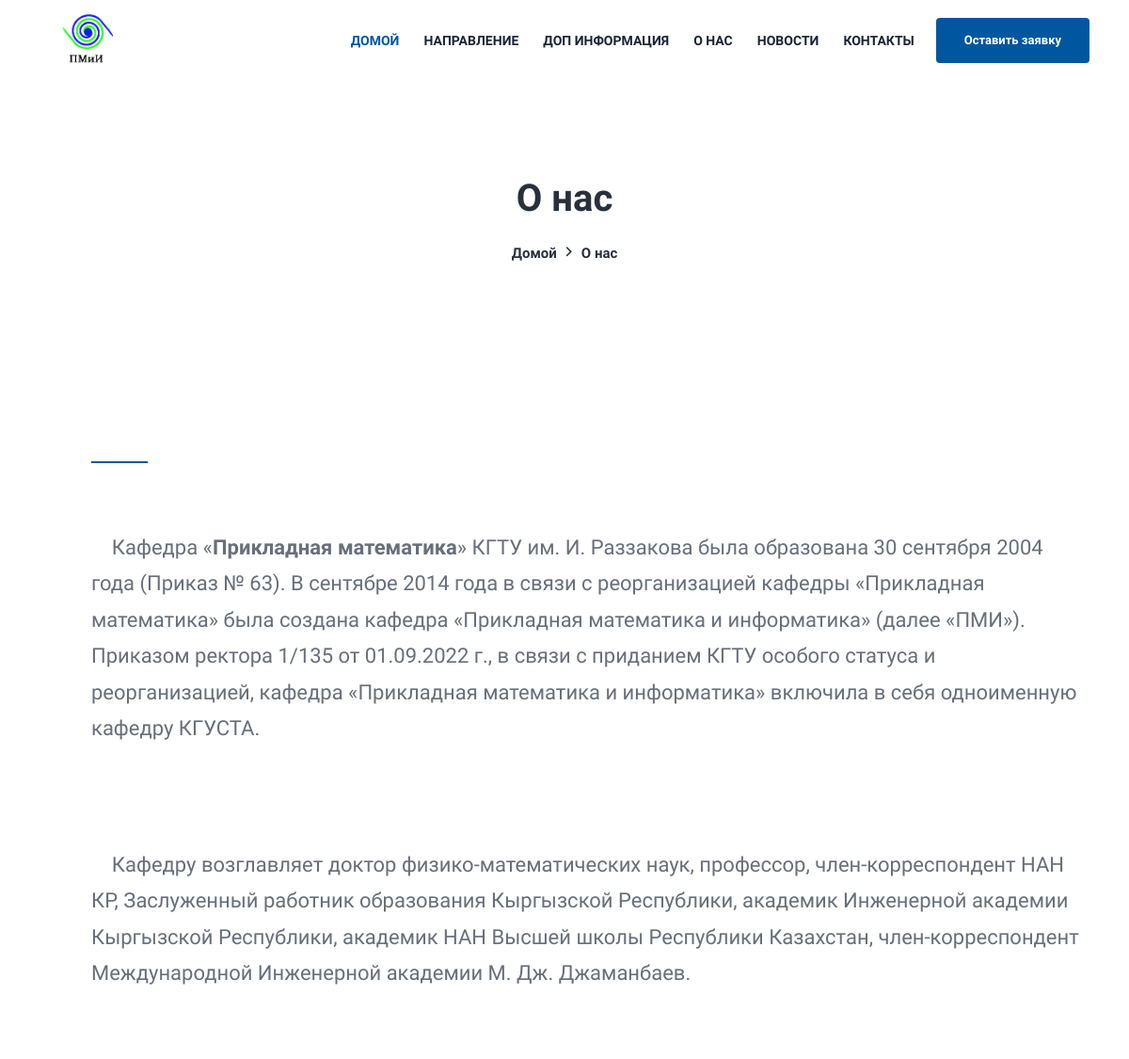
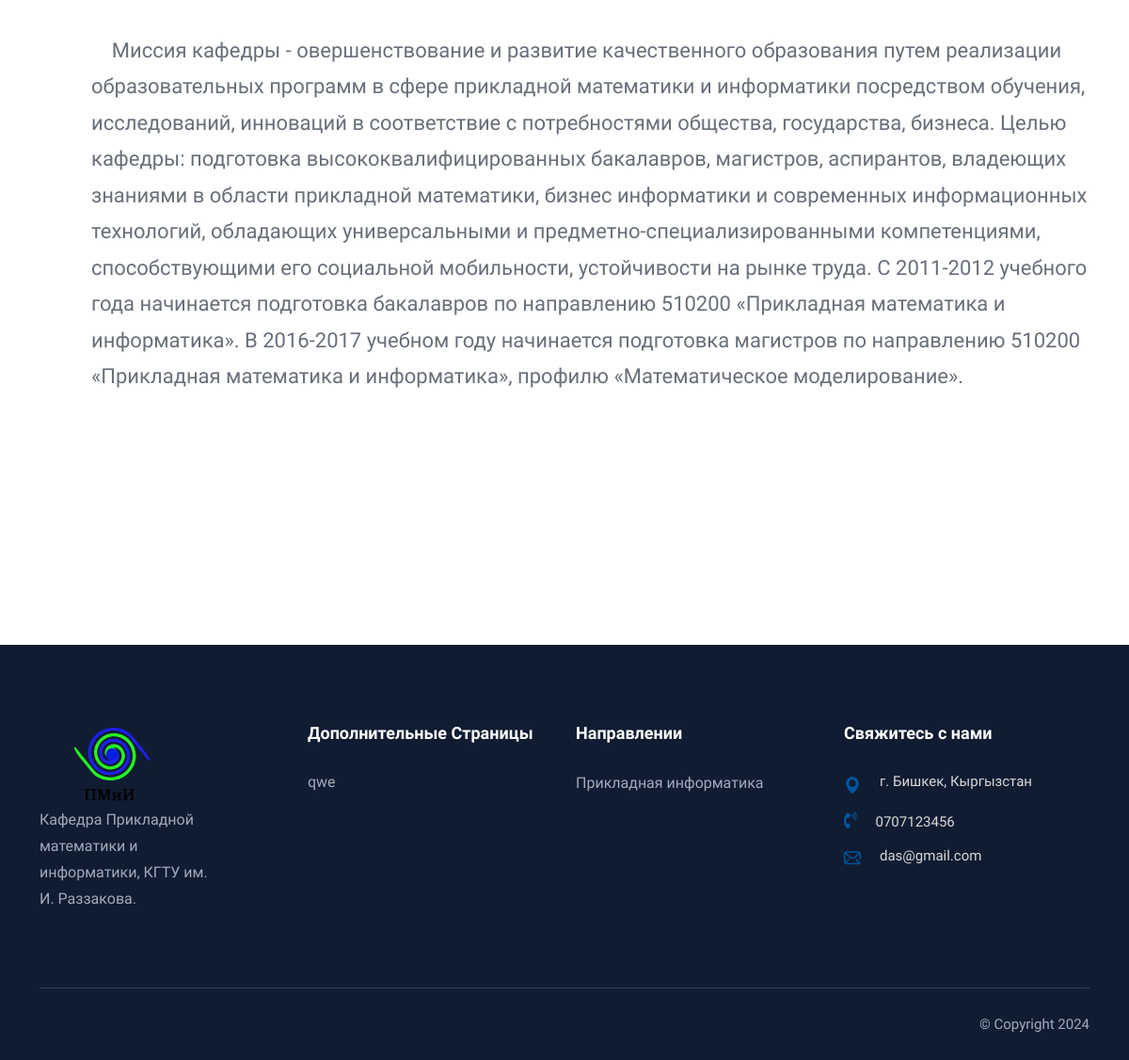
The app's page /about_us/ with its own data (2 pictures, top to bottom).
### mysite/models.py (models this page shows, shortened)
class SiteContent(models.Model):
    original_text = models.TextField(verbose_name="Оригинальный текст",
                                     help_text="Оригинальный текст, который отображается на сайте.",
                                     max_length=20000
                                     )
    current_text = models.TextField(
        verbose_name="Текущий текст",
        help_text="Измененный или текущий текст, который отображается на сайте.",
        max_length=20000
    )
    class Meta:
        verbose_name = "Контент сайта"
        verbose_name_plural = "Контент сайта"

class SingletonModel(models.Model):
    class Meta:
        abstract = True

class SiteSetting(SingletonModel):
    dictors = models.ManyToManyField(Teacher, blank=True, verbose_name='Директорат')
    contacts = models.TextField(blank=True, verbose_name='Контакт')
    emails = models.TextField(blank=True, verbose_name='Почта')
    description = RichTextField(blank=True, null=True, verbose_name='О нас')
    address = models.CharField(max_length=123, verbose_name="Адрес")
    address_map = models.TextField( verbose_name="Адрес на карте", default='''
    <a class="dg-widget-link" href="http://2gis.kg/bishkek/firm/70000001021088130/center/74.587426,42.845011/zoom/16?utm_medium=widget-source&utm_campaign=firmsonmap&utm_source=bigMap">Посмотреть на карте Бишкека</a><div class="dg-widget-link"><a href="http://2gis.kg/bishkek/firm/70000001021088130/photos/70000001021088130/center/74.587426,42.845011/zoom/17?utm_medium=widget-source&utm_campaign=firmsonmap&utm_source=photos">Фотографии компании</a></div><div class="dg-widget-link"><a href="http://2gis.kg/bishkek/center/74.587426,42.845011/zoom/16/routeTab/rsType/bus/to/74.587426,42.845011╎Кыргызский Государственный Технический Университет им. И. Раззакова, ректорат?utm_medium=widget-source&utm_campaign=firmsonmap&utm_source=route">Найти проезд до Кыргызский Государственный Технический Университет им. И. Раззакова, ректорат</a></div><script charset="utf-8" src="https://widgets.2gis.com/js/DGWidgetLoader.js"></script><script charset="utf-8">new DGWidgetLoader({"width":640,"height":600,"borderColor":"#a3a3a3","pos":{"lat":42.845011,"lon":74.587426,"zoom":16},"opt":{"city":"bishkek"},"org":[{"id":"70000001021088130"}]});</script><noscript style="color:#c00;font-size:16px;font-weight:bold;">Виджет карты использует JavaScript. Включите его в настройках вашего браузера.</noscript>
    ''')
    class Meta:
        verbose_name = 'Настройка сайта'
        verbose_name_plural = 'Настройки сайта'

class Page(models.Model):
    title = models.CharField(max_length=123, verbose_name='Название')
    content = RichTextField(verbose_name='Содержимое')
    created_at = models.DateTimeField(auto_now_add=True)
    class Meta:
        verbose_name = 'Страница'
        verbose_name_plural = 'Страницы'

class Cafedra(models.Model):
    title = models.CharField(max_length=123, verbose_name='Название')
    description = RichTextField(blank=True, null=True, verbose_name='Описание')
    teachers = models.ManyToManyField(Teacher, blank=True, verbose_name='Преподаватели')
    created_at = models.DateTimeField(auto_now_add=True)
    image = models.ImageField(upload_to='images/cafedras/', verbose_name='Изображение')
    class Meta:
        verbose_name = 'Направления'
        verbose_name_plural = 'Направлении'
        ordering = ['title']

### mysite/views.py (the view)
# urls.py: path('about_us/', AboutUsView.as_view(), name='about_us'),
class AboutUsView(generic.TemplateView):
    template_name = 'about-us.html'
    def get_context_data(self, **kwargs):
        context = super().get_context_data(**kwargs)
        context['categories'] = Category.objects.all()
        context['cafedras'] = Cafedra.objects.all()[:10]
        context['site'] = SiteSetting.objects.all().first()
        context['pages'] = Page.objects.all()
        return context

### mysite/templatetags/custom_filters.py (called while the page is built)
@register.simple_tag
def get_or_create_content(original_text):
    content, created = SiteContent.objects.get_or_create(original_text=original_text)
    if created:
        content.current_text = original_text
        content.save()
    return content.current_text

### mysite/templates/about-us.html (shortened to what this page needs)
{% extends 'base.html' %}
{% load static %}
{% load static %}
{% block content %}
        <div class="section page-banner-section">
            <div class="container">
                <div class="page-banner-wrapper">
                    <div class="row">
                        <div class="col-lg-12">
                            <div class="page-banner text-center">
                                <h2 class="title">О нас</h2>
                                <ul class="breadcrumb justify-content-center">
                                    <li class="breadcrumb-item"><a href="/">Домой</a></li>
                                    <li class="breadcrumb-item active" aria-current="page">О нас</li>
                                </ul>
                            </div>
                        </div>
                    </div>
                </div>
            </div>
        </div>
        <div class="section report-career-2-section section-padding-02">
            <div class="container">
                <div class="report-career-2-wrapper">
                    <div class="row">
                        <div class=" d-lg-flex align-items-center">
                            <div class="report-career-content report-career-2-content">
                                <p>{{ site.description|safe }}</p>
                            </div>
                        </div>
                    </div>
                </div>
            </div>
        </div>
        <div class="section about-section section-padding">
        </div>
 {% endblock %}

### mysite/templates/base.html (shortened to what this page needs)
<!doctype html>
{% load static %}
{% load custom_filters %}
<html class="no-js" lang="en">
<head>
    <link rel="stylesheet" href="{% static 'assets/css/plugins/all.min.css' %}">
    <link rel="stylesheet" href="{% static 'assets/css/plugins/flaticon.css' %}">
    <link rel="stylesheet" href="{% static 'assets/css/plugins/bootstrap.min.css' %}">
    <link rel="stylesheet" href="{% static 'assets/css/plugins/swiper-bundle.min.css' %}">
    <link rel="stylesheet" href="{% static 'assets/css/plugins/magnific-popup.css' %}">
    <link rel="stylesheet" href="{% static 'assets/css/plugins/aos.css' %}">
    <link rel="stylesheet" href="{% static 'assets/css/style.css' %}">
</head>
<body>
    <div class="main-wrapper">
        <div id="header" class="header section">
            <div class="container">
                <div class="header-wrapper">
                    <div class="header-logo">
                        <a href="{% url 'home' %}"><img style="width: 100px;" src="{% static 'logo/logo.png' %}" alt=""></a>
                    </div>
                    <div class="header-right">
                        <div class="header-menu d-none d-lg-block">
                            <ul class="main-menu">
                                <li class="active-menu">
                                    <a href="{% url 'home' %}">{% get_or_create_content 'Домой' %}</a>
                                </li>
                                <li><a href="{% url 'cafedras' %}">{% get_or_create_content 'Направление' %}</a>
                                </li>
                                <li><a href="">{% get_or_create_content 'Доп Информация' %}</a>
                                </li>
                                <li><a href="{% url 'about_us' %}">{% get_or_create_content 'О нас' %}</a></li>
                                <li><a href="{% url 'news' %}">{% get_or_create_content 'Новости' %}</a>
                                </li>
                                <li><a href="{% url 'contact' %}">{% get_or_create_content 'Контакты' %}</a></li>
                            </ul>
                        </div>
                        <div class="header-meta">
                            <div class="header-login-join d-none d-lg-block">
                                <a class="btn join-btn" href="{% url 'contact' %}">{% get_or_create_content 'Оставить заявку' %}</a>
                            </div>
                        </div>
                    </div>
                </div>
            </div>
        </div>
        {% block content %}
        {% endblock %}
        <div class="footer-section section">
            <div class="container">
                <div class="footer-widget-wrapper">
                    <div class="row">
                        <div class="col-lg-3 col-sm-6">
                            <div class="footer-widget widget-about">
                                <a class="footer-logo" href="/"><img src="{% static 'logo/logo.png' %}" alt="Logo"></a>
                                <div class="widget-info">
                                    <p>{% get_or_create_content 'Кафедра Прикладной математики и информатики, КГТУ им. И. Раззакова.' %}</p>
                                </div>
                            </div>
                        </div>
                        <div class="col-lg-3 col-sm-6">
                            <div class="footer-widget">
                                <h4 class="footer-widget-title">Дополнительные Страницы</h4>
                                <div class="widget-link">
                                    <ul class="link">
                                        {% for i in pages %}
                                            <li><a href="{% url 'page_detail' i.pk %}">{{ i.title }}</a></li>
                                        {% endfor %}
                                    </ul>
                                </div>
                            </div>
                        </div>
                        <div class="col-lg-3 col-sm-6">
                            <div class="footer-widget">
                                <a href="{% url 'cafedras' %}"><h4 class="footer-widget-title">{% get_or_create_content 'Направлении' %}</h4></a>
                                <div class="widget-link">
                                    <ul class="link">
                                        {% for i in cafedras %}
                                        <li><a href="{% url 'cafedra_detail' i.pk %}">{{ i.title }}</a></li>
                                        {% endfor %}
                                    </ul>
                                </div>
                            </div>
                        </div>
                        <div class="col-lg-3 col-sm-6">
                            <div class="footer-widget">
                                <h4 class="footer-widget-title">{% get_or_create_content 'Свяжитесь с нами' %}</h4>
                                <ul class="widget-info">
                                    <li>
                                        <div class="media">
                                            <i class="flaticon-location-pin"></i>
                                            <div class="media-body">
                                                <span>{{ site.address }}</span>
                                            </div>
                                        </div>
                                    </li>
                                    <li>
                                        <div class="media">
                                            <i class="fas fa-phone-volume"></i>
                                            <div class="media-body">
                                                <a href="tel:{{ site.phone }}">{{ site.contacts }}</a>
                                            </div>
                                        </div>
                                    </li>
                                    <li>
                                        <div class="media">
                                            <i class="flaticon-email"></i>
                                            <div class="media-body">
                                                <a href="{{ site.email }}">{{ site.emails }}</a>
                                            </div>
                                        </div>
                                    </li>
                                </ul>
                            </div>
                        </div>
                    </div>
                </div>
                <div class="footer-copyright">
                    <div class="copyright-wrapper">
                        <div class="copyright-text">
                            <p>&copy; Copyright 2024 </p>
                        </div>
                    </div>
                </div>
            </div>
        </div>
    </div>
</body>
</html>

### records on screen
SiteContent: current_text "ДОМОЙ"
SiteContent: current_text "НАПРАВЛЕНИЕ"
SiteContent: current_text "ДОП ИНФОРМАЦИЯ"
SiteContent: current_text "О НАС"
SiteContent: current_text "НОВОСТИ"
SiteContent: current_text "КОНТАКТЫ"
SiteContent: current_text "Оставить заявку"
SiteSetting: description "Кафедра « Прикладная математика » КГТУ им. И. Раззакова была образована 30 сентября 2004 года (Приказ № 63). В сентябре 2014 года в связи с реорганизацией кафедры «Прикладная математика» была создана кафедра «Прикладная математика и информатика» (далее «ПМИ»). Приказом ректора 1/135 от 01.09.2022 г., в связи с приданием КГТУ особого статуса и реорганизацией, кафедра «Прикладная математика и информатика» включила в себя одноименную кафедру КГУСТА. Кафедру возглавляет доктор физико-математических наук, профессор, член-корреспондент НАН КР, Заслуженный работник образования Кыргызской Республики, академик Инженерной академии Кыргызской Республики, академик НАН Высшей школы Республики Казахстан,…", address "г. Бишкек, Кыргызстан", contacts "0707123456", emails "das@gmail.com"
SiteContent: current_text "Кафедра Прикладной математики и информатики, КГТУ им. И. Раззакова."
Page: title "qwe"
SiteContent: current_text "Направлении"
Cafedra: title "Прикладная информатика"
SiteContent: current_text "Свяжитесь с нами"
